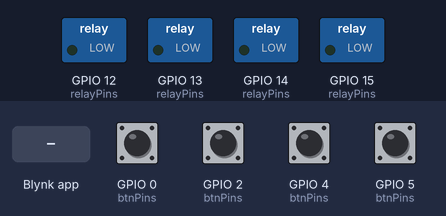
Recording of a sketch running on a simulated ESP8266 (NodeMCU). On the bench: switched loads named in the sketch (green lamp = pin HIGH). The test bench sets the inputs (shaded band); at power-on: GPIO 0 (btnPins), GPIO 2 (btnPins), GPIO 4 (btnPins), GPIO 5 (btnPins) HIGH. WiFi joins after 1.5 s; servers stay silent unless stated; EEPROM starts erased; what the sketch prints to the serial monitor is not drawn.

Above: at 3.0 s.
3.1 s: GPIO 0 (btnPins) pulled LOW for 0.15 s
At 3.6 s:
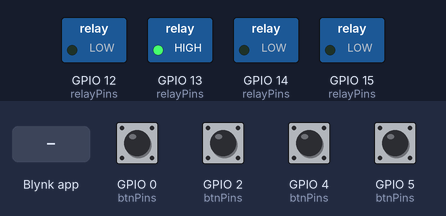
4.7 s: GPIO 2 (btnPins) pulled LOW for 0.15 s
At 5.9 s:
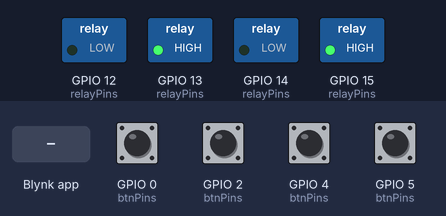
6.3 s: GPIO 4 (btnPins) pulled LOW for 0.15 s
At 7.2 s:
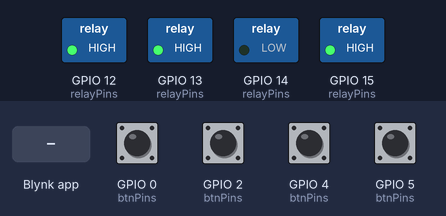
7.9 s: GPIO 5 (btnPins) pulled LOW for 0.15 s
At 8.4 s:
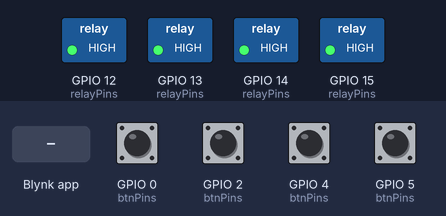
9.5 s: Blynk app writes 1 to V1
At 10.2 s:
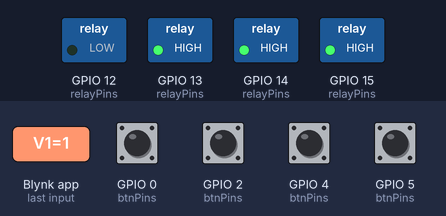
11.0 s: Blynk app writes 1 to V2
At 11.3 s:
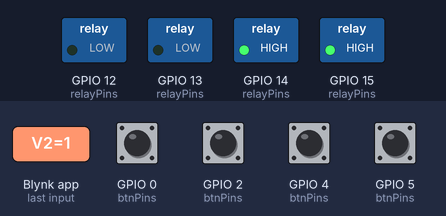
Timing chart, 0 to 13.5 s (numbered marks = the images above; inputs shaded):
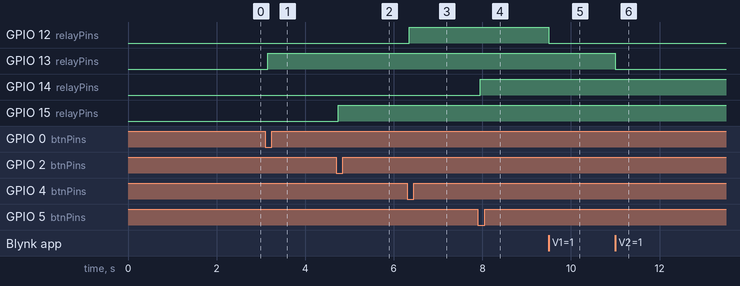

Measured:
- after the input at 3.1 s, GPIO 13 (relayPins): LOW → HIGH after 0.05 s
- after the input at 4.7 s, GPIO 15 (relayPins): LOW → HIGH after 0.05 s
- after the input at 6.3 s, GPIO 12 (relayPins): LOW → HIGH after 0.05 s
- after the input at 7.9 s, GPIO 14 (relayPins): LOW → HIGH after 0.05 s
- after the input at 9.5 s, GPIO 12 (relayPins): HIGH → LOW at once
- after the input at 11.0 s, GPIO 13 (relayPins): HIGH → LOW at once

The sketch:

Blynk_Manual_Extension_Board_State_Hold.ino
```cpp
#define BLYNK_TEMPLATE_ID "TMPL3x4kIwojm"
#define BLYNK_TEMPLATE_NAME "SMART EXTENSION BOARD"
#define BLYNK_AUTH_TOKEN "MEnYBQxjPOrlRAEjUrrEZXj_2NaG2oGr"

#include <ESP8266WiFi.h>
#include <BlynkSimpleEsp8266.h>
#include <EEPROM.h>

char auth[] = BLYNK_AUTH_TOKEN;
char ssid[] = "ABHIRUP_RUDRA";
char pass[] = "12122006";

#define RELAY1 14
#define RELAY2 12
#define RELAY3 13
#define RELAY4 15

#define BTN1 5
#define BTN2 4
#define BTN3 0
#define BTN4 2

const int relayPins[4] = {RELAY1, RELAY2, RELAY3, RELAY4};
const int btnPins[4]   = {BTN1, BTN2, BTN3, BTN4};

bool relayState[4];
bool lastStableState[4] = {HIGH,HIGH,HIGH,HIGH};
bool lastReading[4]     = {HIGH,HIGH,HIGH,HIGH};

unsigned long lastDebounceTime[4] = {0,0,0,0};
const unsigned long debounceDelay = 50;

void saveState() {
  for(int i=0;i<4;i++) EEPROM.write(i, relayState[i]);
  EEPROM.commit();
}

void applyRelay(int i) {
  digitalWrite(relayPins[i], relayState[i] ? LOW : HIGH);
  Blynk.virtualWrite(i, relayState[i]);
}

void updateRelay(int i, int state) {
  relayState[i] = state;
  applyRelay(i);
  saveState();
}

BLYNK_WRITE(V0) { updateRelay(0, param.asInt()); }
BLYNK_WRITE(V1) { updateRelay(1, param.asInt()); }
BLYNK_WRITE(V2) { updateRelay(2, param.asInt()); }
BLYNK_WRITE(V3) { updateRelay(3, param.asInt()); }

BLYNK_CONNECTED() {
  Serial.println("Connected to Blynk");
  Blynk.syncAll();
}

void setup() {
  Serial.begin(115200);
  EEPROM.begin(10);

  for(int i=0;i<4;i++) relayState[i] = EEPROM.read(i);

  Serial.println("Connecting to WiFi...");
  WiFi.begin(ssid, pass);

  while (WiFi.status() != WL_CONNECTED) {
    Serial.print(".");
    delay(500);
  }

  Serial.println();
  Serial.println("WiFi Connected");
  Serial.print("IP: ");
  Serial.println(WiFi.localIP());
  Serial.println("Connecting to Blynk...");

  Blynk.config(auth);
  Blynk.connect();

  for(int i=0;i<4;i++) {
    pinMode(relayPins[i], OUTPUT);
    digitalWrite(relayPins[i], relayState[i] ? LOW : HIGH);
  }

  for(int i=0;i<4;i++) pinMode(btnPins[i], INPUT_PULLUP);

  for(int i=0;i<4;i++) Blynk.virtualWrite(i, relayState[i]);
}

void loop() {
  if (WiFi.status() != WL_CONNECTED) {
    Serial.println("WiFi Lost! Reconnecting...");
    WiFi.begin(ssid, pass);
    delay(1000);
    return;
  }

  if (!Blynk.connected()) {
    Serial.println("Blynk Lost! Reconnecting...");
    Blynk.connect();
    return;
  }

  Blynk.run();

  unsigned long t = millis();
  for (int i = 0; i < 4; i++) {
    bool reading = digitalRead(btnPins[i]);
    if (reading != lastReading[i]) {
      lastDebounceTime[i] = t;
      lastReading[i] = reading;
    }
    if (t - lastDebounceTime[i] > debounceDelay) {
      if (reading != lastStableState[i]) {
        lastStableState[i] = reading;
        if (reading == LOW) {
          relayState[i] = !relayState[i];
          applyRelay(i);
          saveState();
          Serial.print("Relay ");
          Serial.print(i+1);
          Serial.print(" -> ");
          Serial.println(relayState[i]);
        }
      }
    }
  }
}
```
